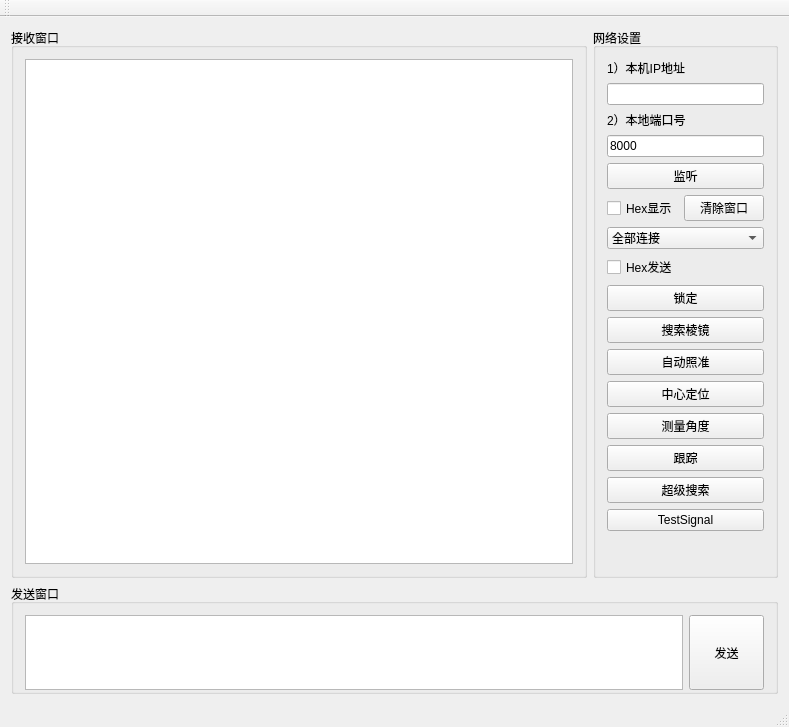
<?xml version="1.0" encoding="UTF-8"?>
<ui version="4.0">
 <class>MyTcpServer</class>
 <widget class="QMainWindow" name="MyTcpServer">
  <property name="geometry">
   <rect>
    <x>0</x>
    <y>0</y>
    <width>789</width>
    <height>727</height>
   </rect>
  </property>
  <property name="windowTitle">
   <string>MyTcpServer</string>
  </property>
  <widget class="QWidget" name="centralWidget">
   <layout class="QVBoxLayout" name="verticalLayout_4">
    <item>
     <layout class="QHBoxLayout" name="horizontalLayout_4">
      <item>
       <widget class="QGroupBox" name="groupBox">
        <property name="title">
         <string>接收窗口</string>
        </property>
        <layout class="QHBoxLayout" name="horizontalLayout_2">
         <item>
          <widget class="QTextEdit" name="edtRecv">
           <property name="minimumSize">
            <size>
             <width>400</width>
             <height>250</height>
            </size>
           </property>
           <property name="readOnly">
            <bool>true</bool>
           </property>
          </widget>
         </item>
        </layout>
       </widget>
      </item>
      <item>
       <widget class="QGroupBox" name="groupBox_3">
        <property name="sizePolicy">
         <sizepolicy hsizetype="Fixed" vsizetype="Preferred">
          <horstretch>0</horstretch>
          <verstretch>0</verstretch>
         </sizepolicy>
        </property>
        <property name="title">
         <string>网络设置</string>
        </property>
        <layout class="QVBoxLayout" name="verticalLayout_2">
         <item>
          <layout class="QVBoxLayout" name="verticalLayout">
           <item>
            <widget class="QLabel" name="label">
             <property name="text">
              <string>1）本机IP地址</string>
             </property>
            </widget>
           </item>
           <item>
            <widget class="QLineEdit" name="edtIP">
             <property name="text">
              <string/>
             </property>
            </widget>
           </item>
           <item>
            <widget class="QLabel" name="label_2">
             <property name="text">
              <string>2）本地端口号</string>
             </property>
            </widget>
           </item>
           <item>
            <widget class="QLineEdit" name="edtPort">
             <property name="text">
              <string>8000</string>
             </property>
            </widget>
           </item>
           <item>
            <widget class="QPushButton" name="btnConnect">
             <property name="text">
              <string>监听</string>
             </property>
            </widget>
           </item>
           <item>
            <layout class="QHBoxLayout" name="horizontalLayout">
             <item>
              <widget class="QCheckBox" name="ckbHexShow">
               <property name="text">
                <string>Hex显示</string>
               </property>
              </widget>
             </item>
             <item>
              <widget class="QPushButton" name="btnClear">
               <property name="text">
                <string>清除窗口</string>
               </property>
              </widget>
             </item>
            </layout>
           </item>
           <item>
            <widget class="QComboBox" name="cbxConnection">
             <item>
              <property name="text">
               <string>全部连接</string>
              </property>
             </item>
            </widget>
           </item>
           <item>
            <widget class="QCheckBox" name="ckbHexSend">
             <property name="text">
              <string>Hex发送</string>
             </property>
            </widget>
           </item>
           <item>
            <widget class="QPushButton" name="btnSetUserLockState">
             <property name="text">
              <string>锁定</string>
             </property>
            </widget>
           </item>
           <item>
            <widget class="QPushButton" name="btnSearchPrism">
             <property name="text">
              <string>搜索棱镜</string>
             </property>
            </widget>
           </item>
           <item>
            <widget class="QPushButton" name="btnSetAutoMode">
             <property name="text">
              <string>自动照准</string>
             </property>
            </widget>
           </item>
           <item>
            <widget class="QPushButton" name="btnFineAdjust">
             <property name="text">
              <string>中心定位</string>
             </property>
            </widget>
           </item>
           <item>
            <widget class="QPushButton" name="btnMesaDistanceAngle">
             <property name="text">
              <string>测量角度</string>
             </property>
            </widget>
           </item>
           <item>
            <widget class="QPushButton" name="btnAutoLockIn">
             <property name="text">
              <string>跟踪</string>
             </property>
            </widget>
           </item>
           <item>
            <widget class="QPushButton" name="btnStartPowerSearch">
             <property name="text">
              <string>超级搜索</string>
             </property>
            </widget>
           </item>
           <item>
            <widget class="QPushButton" name="btnTestSignal">
             <property name="text">
              <string>TestSignal</string>
             </property>
            </widget>
           </item>
           <item>
            <spacer name="verticalSpacer">
             <property name="orientation">
              <enum>Qt::Vertical</enum>
             </property>
             <property name="sizeHint" stdset="0">
              <size>
               <width>20</width>
               <height>40</height>
              </size>
             </property>
            </spacer>
           </item>
          </layout>
         </item>
        </layout>
       </widget>
      </item>
     </layout>
    </item>
    <item>
     <widget class="QGroupBox" name="groupBox_2">
      <property name="minimumSize">
       <size>
        <width>610</width>
        <height>110</height>
       </size>
      </property>
      <property name="maximumSize">
       <size>
        <width>16777215</width>
        <height>110</height>
       </size>
      </property>
      <property name="title">
       <string>发送窗口</string>
      </property>
      <layout class="QVBoxLayout" name="verticalLayout_3">
       <item>
        <layout class="QHBoxLayout" name="horizontalLayout_3">
         <item>
          <widget class="QTextEdit" name="edtSend">
           <property name="sizePolicy">
            <sizepolicy hsizetype="Expanding" vsizetype="Expanding">
             <horstretch>0</horstretch>
             <verstretch>0</verstretch>
            </sizepolicy>
           </property>
           <property name="minimumSize">
            <size>
             <width>500</width>
             <height>75</height>
            </size>
           </property>
           <property name="maximumSize">
            <size>
             <width>16777215</width>
             <height>75</height>
            </size>
           </property>
          </widget>
         </item>
         <item>
          <widget class="QPushButton" name="btnSend">
           <property name="sizePolicy">
            <sizepolicy hsizetype="Fixed" vsizetype="Fixed">
             <horstretch>0</horstretch>
             <verstretch>0</verstretch>
            </sizepolicy>
           </property>
           <property name="minimumSize">
            <size>
             <width>75</width>
             <height>75</height>
            </size>
           </property>
           <property name="maximumSize">
            <size>
             <width>75</width>
             <height>75</height>
            </size>
           </property>
           <property name="text">
            <string>发送</string>
           </property>
          </widget>
         </item>
        </layout>
       </item>
      </layout>
     </widget>
    </item>
   </layout>
  </widget>
  <widget class="QMenuBar" name="menuBar">
   <property name="geometry">
    <rect>
     <x>0</x>
     <y>0</y>
     <width>789</width>
     <height>22</height>
    </rect>
   </property>
  </widget>
  <widget class="QToolBar" name="mainToolBar">
   <attribute name="toolBarArea">
    <enum>TopToolBarArea</enum>
   </attribute>
   <attribute name="toolBarBreak">
    <bool>false</bool>
   </attribute>
  </widget>
  <widget class="QStatusBar" name="statusBar"/>
 </widget>
 <layoutdefault spacing="6" margin="11"/>
 <resources/>
 <connections/>
</ui>
